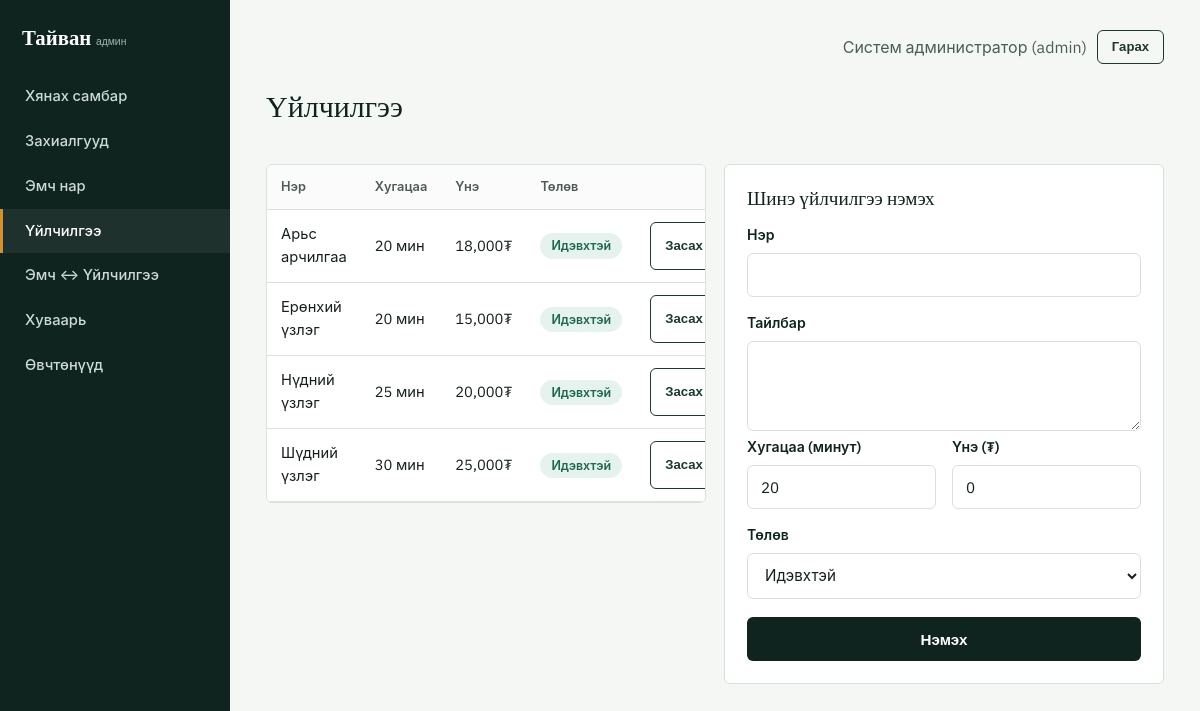
Screenshot of /admin/services.php (signed in) with the database file from the repository.
### tables this page shows
CREATE TABLE services (
  id          INT AUTO_INCREMENT PRIMARY KEY,
  name        VARCHAR(150) NOT NULL,
  description TEXT,
  duration    INT NOT NULL COMMENT 'минутаар',
  price       DECIMAL(12,2) NOT NULL DEFAULT 0,
  status      ENUM('active','inactive') NOT NULL DEFAULT 'active',
  created_at  TIMESTAMP DEFAULT CURRENT_TIMESTAMP,
  updated_at  TIMESTAMP DEFAULT CURRENT_TIMESTAMP ON UPDATE CURRENT_TIMESTAMP
);

### includes/functions.php (called while the page is built, shortened)
<?php
function e(?string $str): string
{
    return htmlspecialchars($str ?? '', ENT_QUOTES, 'UTF-8');
}
function formatMoney(float $amount): string
{
    return number_format($amount, 0, '.', ',') . '₮';
}

### admin/services.php (the view, shortened to what this page needs)
<?php
require_once __DIR__ . '/includes/admin-header.php';
$db = getDB();
$editing = null;
$services = $db->query("SELECT * FROM services ORDER BY status DESC, name")->fetchAll();
?>
<div class="block-head"><h2>Үйлчилгээ</h2></div>
<div class="grid grid-2" style="align-items:start;">
  <div class="table-wrap">
    <table>
      <thead><tr><th>Нэр</th><th>Хугацаа</th><th>Үнэ</th><th>Төлөв</th><th></th></tr></thead>
      <tbody>
      <?php foreach ($services as $s): ?>
        <tr>
          <td><?= e($s['name']) ?></td>
          <td><?= (int)$s['duration'] ?> мин</td>
          <td><?= formatMoney((float)$s['price']) ?></td>
          <td><span class="pill pill-<?= $s['status']==='active'?'confirmed':'cancelled' ?>"><?= $s['status']==='active'?'Идэвхтэй':'Идэвхгүй' ?></span></td>
          <td class="actions-row">
            <a href="services.php?edit=<?= (int)$s['id'] ?>" class="btn btn-outline btn-sm">Засах</a>
          </td>
        </tr>
      <?php endforeach; ?>
      </tbody>
    </table>
  </div>
  <div class="card">
    <h3><?= $editing ? 'Үйлчилгээ засах' : 'Шинэ үйлчилгээ нэмэх' ?></h3>
    <form method="post">
      <label>Нэр</label>
      <input type="text" name="name" value="<?= e($editing['name'] ?? '') ?>" required>
      <label>Тайлбар</label>
      <textarea name="description"><?= e($editing['description'] ?? '') ?></textarea>
      <div class="form-row">
        <div><label>Хугацаа (минут)</label><input type="number" name="duration" min="5" step="5" value="<?= e((string)($editing['duration'] ?? 20)) ?>" required></div>
        <div><label>Үнэ (₮)</label><input type="number" name="price" min="0" step="1000" value="<?= e((string)($editing['price'] ?? 0)) ?>" required></div>
      </div>
      <label>Төлөв</label>
      <select name="status">
        <option value="active" <?= ($editing['status'] ?? 'active')==='active'?'selected':'' ?>>Идэвхтэй</option>
      </select>
      <button type="submit" class="btn btn-primary btn-block" style="margin-top:18px;"><?= $editing ? 'Хадгалах' : 'Нэмэх' ?></button>
    </form>
  </div>
</div>
<?php require_once __DIR__ . '/includes/admin-footer.php'; ?>

### assets/css/style.css (style rules this page uses)
:root { --pine-950: #10241f; --pine-800: #1c3831; --pine-600: #2f5e51; --teal-500: #3d7a6e; --amber-500: #d68f2e; --amber-600: #b8761d; --paper: #f5f7f4; --paper-raised: #ffffff; --line: #d9e1dc; --ink: #16211d; --ink-soft: #4d5c56; --danger: #b3452f; --radius: 6px; --shadow-none: none; }
* { box-sizing: border-box; }
html { scroll-behavior: smooth; }
body { margin:0; background: var(--paper); color: var(--ink); font-family: 'IBM Plex Sans', -apple-system, sans-serif; font-size: 16px; line-height: 1.55; }
h1,h2,h3,h4 { font-family: 'Fraunces', Georgia, serif; font-weight: 500; color: var(--pine-950); line-height: 1.15; margin: 0 0 .5em; }
h2 { font-size: clamp(1.4rem, 2.5vw, 1.9rem); }
h3 { font-size: 1.2rem; }
a { color: var(--teal-500); }
.btn { display:inline-flex; align-items:center; justify-content:center; gap:8px; padding: 11px 22px; border-radius: var(--radius); font-size: .95rem; font-weight:600; font-family:'IBM Plex Sans',sans-serif; text-decoration:none; cursor:pointer; border:1px solid transparent; transition: background-color .15s ease, border-color .15s ease, transform .05s ease; }
.btn-primary { background: var(--pine-950); color:#fff; }
.btn-outline { background:transparent; border-color: var(--pine-800); color: var(--pine-800); }
.btn-sm { padding: 6px 14px; font-size:.82rem; }
.btn-block { width:100%; }
.block-head { display:flex; justify-content:space-between; align-items:flex-end; margin-bottom: 24px; gap: 16px; flex-wrap:wrap; }
.grid { display:grid; gap: 18px; }
.grid-2 { grid-template-columns: repeat(2, 1fr); }
.card { background: var(--paper-raised); border: 1px solid var(--line); border-radius: var(--radius); padding: 22px; }
.card h3 { margin-bottom: 6px; }
label { display:block; font-weight:600; font-size:.88rem; color: var(--pine-950); margin: 16px 0 6px; }
label:first-child { margin-top:0; }
input[type=text], input[type=email], input[type=password], input[type=tel], input[type=date], input[type=number], select, textarea { width:100%; padding: 11px 13px; border:1px solid var(--line); border-radius: var(--radius); font-size: .95rem; font-family: inherit; background: #fff; color: var(--ink); }
textarea { min-height: 90px; resize: vertical; }
.form-row { display:grid; grid-template-columns: 1fr 1fr; gap: 16px; }
.pill { display:inline-block; padding: 3px 11px; border-radius: 20px; font-size:.78rem; font-weight:600; }
.pill-confirmed { background:#e6f2ee; color:#1f6650; }
table { width:100%; border-collapse: collapse; background: var(--paper-raised); }
table th, table td { text-align:left; padding: 12px 14px; border-bottom: 1px solid var(--line); font-size:.92rem; }
table th { color: var(--ink-soft); font-weight:600; font-size:.8rem; background:#fafbfa; }
.table-wrap { border:1px solid var(--line); border-radius: var(--radius); overflow:hidden; }
.actions-row { display:flex; gap:10px; }

### rows the page displays
services: name "Арьс арчилгаа", duration "20", price "18,000₮", status "Идэвхтэй"
services: name "Ерөнхий үзлэг", duration "20", price "15,000₮", status "Идэвхтэй"
services: name "Нүдний үзлэг", duration "25", price "20,000₮", status "Идэвхтэй"
services: name "Шүдний үзлэг", duration "30", price "25,000₮", status "Идэвхтэй"

### other values shown
$_SESSION['admin_name'] "Систем администратор"
$_SESSION['admin_role'] "admin"
